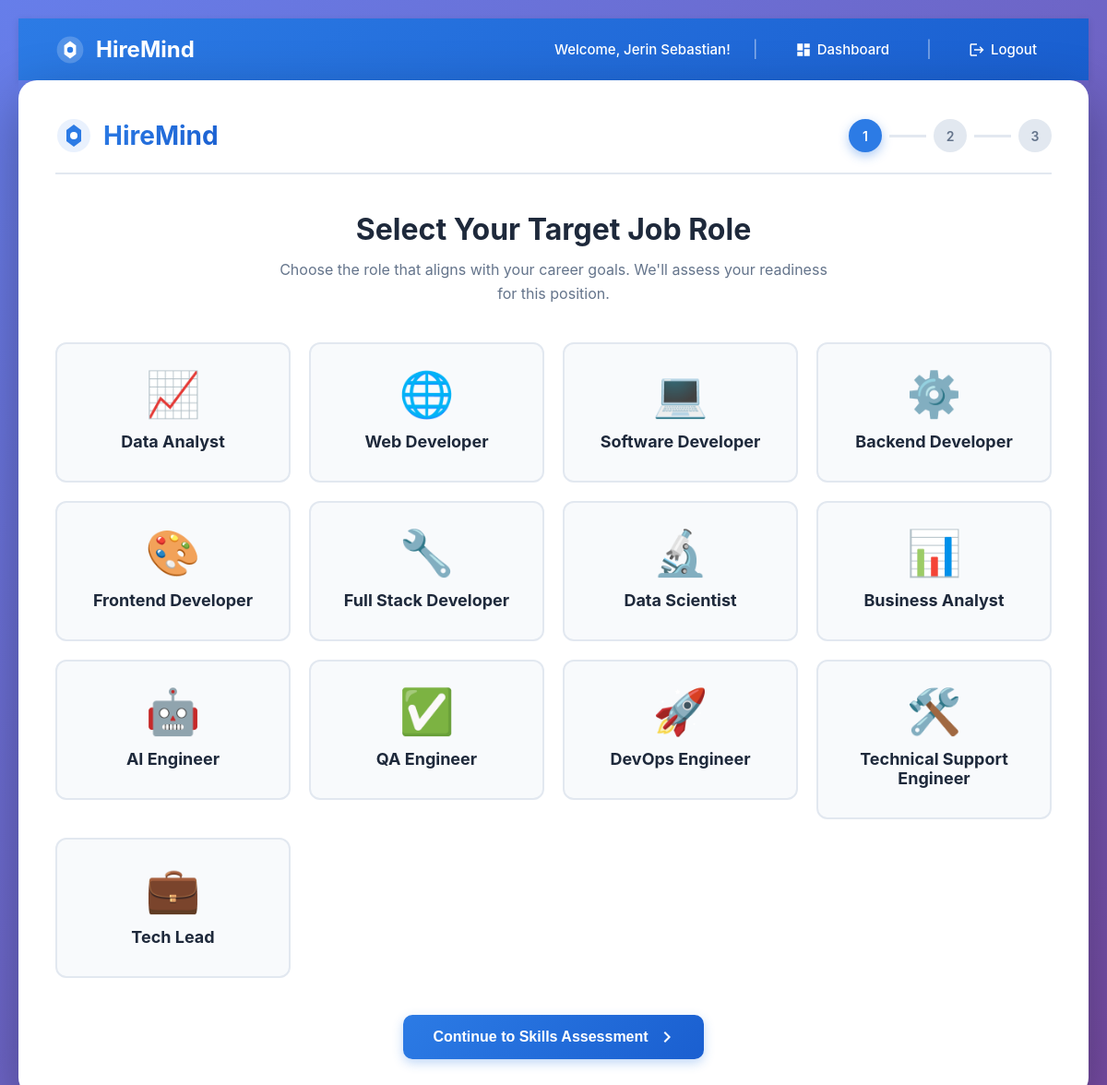
/ (signed in), run on the app's committed database.
### tables this page shows
CREATE TABLE job_roles (
            id INTEGER PRIMARY KEY AUTOINCREMENT,
            role_name TEXT UNIQUE
        , icon TEXT DEFAULT '💼');

### app.py (the view)
@app.route('/')
def select_role():
    if 'user_id' not in session:
        return redirect(url_for('login'))
    conn = sqlite3.connect("hiremind.db")
    cursor = conn.cursor()
    cursor.execute("SELECT role_name, icon FROM job_roles")
    roles = cursor.fetchall()
    conn.close()
    return render_template('select_role.html', roles=roles)

### templates/select_role.html (shortened to what this page needs)
{% extends "base.html" %}
{% block content %}
<head>
    <link rel="stylesheet" href="{{ url_for('static', filename='style.css') }}">
</head>
<div class="container">
    <div class="header">
        <div class="logo">
            <svg width="40" height="40" viewBox="0 0 40 40" fill="none">
                <circle cx="20" cy="20" r="18" fill="#2C7BE5" opacity="0.1"/>
                <path d="M20 8L28 14V26L20 32L12 26V14L20 8Z" fill="#2C7BE5"/>
                <circle cx="20" cy="20" r="4" fill="white"/>
            </svg>
            <h1>HireMind</h1>
        </div>
        <div class="step-indicator">
            <div class="step active">1</div>
            <div class="step-line"></div>
            <div class="step">2</div>
            <div class="step-line"></div>
            <div class="step">3</div>
        </div>
    </div>
    <div class="content-header">
        <h2>Select Your Target Job Role</h2>
        <p class="subtitle">Choose the role that aligns with your career goals. We'll assess your readiness for this position.</p>
    </div>
    <form action="/skills" method="post">
        <div class="job-roles-grid">
            {% for role, icon in roles %}
            <div class="job-role-card">
                <label for="role_{{ loop.index }}">
                    <div class="icon">{{ icon }}</div>
                    <div class="role-name">{{ role }}</div>
                </label>
            </div>
            {% endfor %}
        </div>
        <div class="button-container">
            <button type="submit" class="btn-primary">
                Continue to Skills Assessment
                <svg width="20" height="20" viewBox="0 0 20 20" fill="currentColor">
                    <path d="M10 4L8.59 5.41L13.17 10L8.59 14.59L10 16L16 10L10 4Z"/>
                </svg>
            </button>
        </div>
    </form>
</div>
{% endblock %}

### static/style.css (style rules this page uses)
* { margin: 0; padding: 0; box-sizing: border-box; }
body { font-family: -apple-system, BlinkMacSystemFont, 'Segoe UI', 'Roboto', 'Oxygen', 'Ubuntu', 'Cantarell', sans-serif; background: linear-gradient(135deg, #667eea 0%, #764ba2 100%); min-height: 100vh; padding: 20px; color: #1e293b; }
.container { max-width: 1200px; margin: 0 auto; background: #ffffff; padding: 40px; border-radius: 20px; box-shadow: 0 20px 60px rgba(0, 0, 0, 0.3); animation: slideIn 0.6s ease-out; }
.header { display: flex; justify-content: space-between; align-items: center; margin-bottom: 40px; padding-bottom: 20px; border-bottom: 2px solid #e2e8f0; }
.logo { display: flex; align-items: center; gap: 12px; }
.logo h1 { font-size: 28px; font-weight: 700; background: linear-gradient(135deg, #2C7BE5 0%, #1a5fd0 100%); -webkit-background-clip: text; -webkit-text-fill-color: transparent; background-clip: text; }
.step-indicator { display: flex; align-items: center; gap: 8px; }
.step { width: 36px; height: 36px; border-radius: 50%; background: #e2e8f0; color: #64748b; display: flex; align-items: center; justify-content: center; font-weight: 600; font-size: 14px; transition: all 0.3s ease; }
.step.active { background: #2C7BE5; color: white; box-shadow: 0 4px 12px rgba(44, 123, 229, 0.4); }
.step-line { width: 40px; height: 3px; background: #e2e8f0; transition: all 0.3s ease; }
.content-header { text-align: center; margin-bottom: 40px; }
.content-header h2 { font-size: 32px; color: #1e293b; margin-bottom: 12px; font-weight: 700; }
.subtitle { color: #64748b; font-size: 16px; line-height: 1.6; max-width: 600px; margin: 0 auto; }
.job-roles-grid { display: grid; grid-template-columns: repeat(auto-fit, minmax(250px, 1fr)); gap: 20px; margin-bottom: 40px; }
.job-role-card { position: relative; }
.job-role-card label { display: block; padding: 24px; background: #f8fafc; border: 2px solid #e2e8f0; border-radius: 12px; cursor: pointer; transition: all 0.3s ease; text-align: center; }
.icon { font-size: 48px; margin-bottom: 12px; }
.role-name { font-weight: 700; font-size: 18px; color: #1e293b; margin-bottom: 8px; }
.button-container { display: flex; justify-content: center; gap: 16px; margin-top: 40px; }
button, .btn-primary, .btn-secondary { padding: 14px 32px; border: none; border-radius: 10px; font-size: 16px; font-weight: 600; cursor: pointer; transition: all 0.3s ease; display: inline-flex; align-items: center; gap: 8px; }
.btn-primary, button[type="submit"] { background: linear-gradient(135deg, #2C7BE5 0%, #1a5fd0 100%); color: white; box-shadow: 0 4px 12px rgba(44, 123, 229, 0.3); }

### templates/base.html (style rules this page uses)
body { margin: 0; padding: 0; }

### data on the page
job_roles: icon "📈", role_name "Data Analyst"
job_roles: icon "🌐", role_name "Web Developer"
job_roles: icon "💻", role_name "Software Developer"
job_roles: icon "⚙️", role_name "Backend Developer"
job_roles: icon "🎨", role_name "Frontend Developer"
job_roles: icon "🔧", role_name "Full Stack Developer"
job_roles: icon "🔬", role_name "Data Scientist"
job_roles: icon "📊", role_name "Business Analyst"
job_roles: icon "🤖", role_name "AI Engineer"
job_roles: icon "✅", role_name "QA Engineer"
job_roles: icon "🚀", role_name "DevOps Engineer"
job_roles: icon "🛠️", role_name "Technical Support Engineer"
job_roles: icon "💼", role_name "Tech Lead"

### other printed values
{{ session['username'] }} "Jerin Sebastian"
